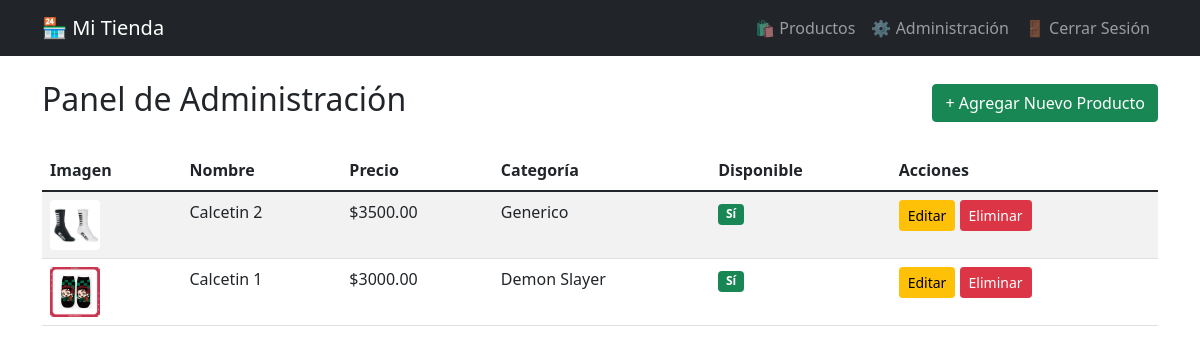
Before: /admin (signed in) with the older database file.
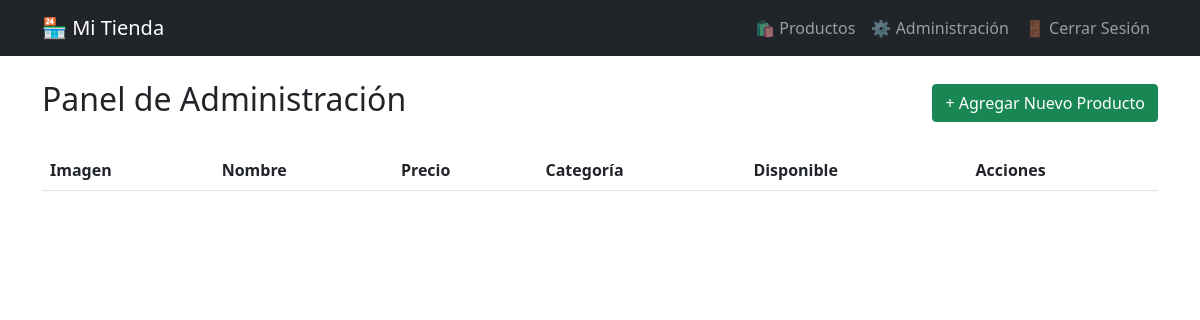
After: the same page with the newer database file.
### tables this page shows
CREATE TABLE productos
                 (id INTEGER PRIMARY KEY AUTOINCREMENT,
                  nombre TEXT NOT NULL,
                  descripcion TEXT,
                  precio REAL NOT NULL,
                  categoria TEXT NOT NULL,
                  disponible INTEGER DEFAULT 1,
                  imagen TEXT);

### app.py (the view)
@app.route('/admin')
@login_required
def admin():
    conn = get_db_connection()
    if os.environ.get('DATABASE_URL') and POSTGRES_AVAILABLE:
        with conn.cursor() as cur:
            cur.execute("SELECT * FROM productos ORDER BY id DESC")
            productos = cur.fetchall()
    else:
        cur = conn.cursor()
        cur.execute("SELECT * FROM productos ORDER BY id DESC")
        productos = cur.fetchall()
    conn.close()
    return render_template('admin.html', productos=productos)

### app.py (called while the page is built)
def get_db_connection():
    database_url = os.environ.get('DATABASE_URL')
    if database_url and POSTGRES_AVAILABLE:
        try:
            conn = psycopg.connect(database_url)
            print("INFO: Conectado a PostgreSQL con psycopg3")
            return conn
        except Exception as e:
            print(f"ERROR: Conectando a PostgreSQL: {e}")
            import sqlite3
            return sqlite3.connect('productos.db')
    else:
        import sqlite3
        print("INFO: Usando SQLite local")
        return sqlite3.connect('productos.db')

def login_required(f):
    @wraps(f)
    def decorated_function(*args, **kwargs):
        if not session.get('admin_logged_in'):
            flash('Por favor inicia sesión como administrador', 'danger')
            return redirect(url_for('admin_login'))
        return f(*args, **kwargs)
    return decorated_function

### templates/admin.html
{% extends "base.html" %}
{% block content %}
<div class="d-flex justify-content-between align-items-center mb-4">
    <h2>Panel de Administración</h2>
    <a href="{{ url_for('agregar_producto') }}" class="btn btn-success">
        + Agregar Nuevo Producto
    </a>
</div>
<div class="table-responsive">
    <table class="table table-striped">
        <thead>
            <tr>
                <th>Imagen</th>
                <th>Nombre</th>
                <th>Precio</th>
                <th>Categoría</th>
                <th>Disponible</th>
                <th>Acciones</th>
            </tr>
        </thead>
        <tbody>
            {% for producto in productos %}
            <tr>
                <td>
                    {% if producto[6] %}
                    <img src="{{ url_for('static', filename='uploads/' + producto[6]) }}"
                         class="admin-thumbnail" alt="{{ producto[1] }}">
                    {% else %}
                    <span class="text-muted">Sin imagen</span>
                    {% endif %}
                </td>
                <td>{{ producto[1] }}</td>
                <td>${{ "%.2f"|format(producto[3]) }}</td>
                <td>{{ producto[4] }}</td>
                <td>
                    {% if producto[5] %}
                    <span class="badge bg-success">Sí</span>
                    {% else %}
                    <span class="badge bg-danger">No</span>
                    {% endif %}
                </td>
                <td>
                    <a href="{{ url_for('editar_producto', producto_id=producto[0]) }}"
                       class="btn btn-sm btn-warning">Editar</a>
                    <a href="{{ url_for('eliminar_producto', producto_id=producto[0]) }}"
                       class="btn btn-sm btn-danger"
                       onclick="return confirm('¿Estás seguro de eliminar este producto?')">
                       Eliminar
                    </a>
                </td>
            </tr>
            {% endfor %}
        </tbody>
    </table>
</div>
{% endblock %}

Changed rows visible on the page:
removed productos: imagen (picture), nombre "Calcetin 2", precio "3500.00", categoria "Generico", disponible "Sí"
removed productos: imagen (picture), nombre "Calcetin 1", precio "3000.00", categoria "Demon Slayer", disponible "Sí"
